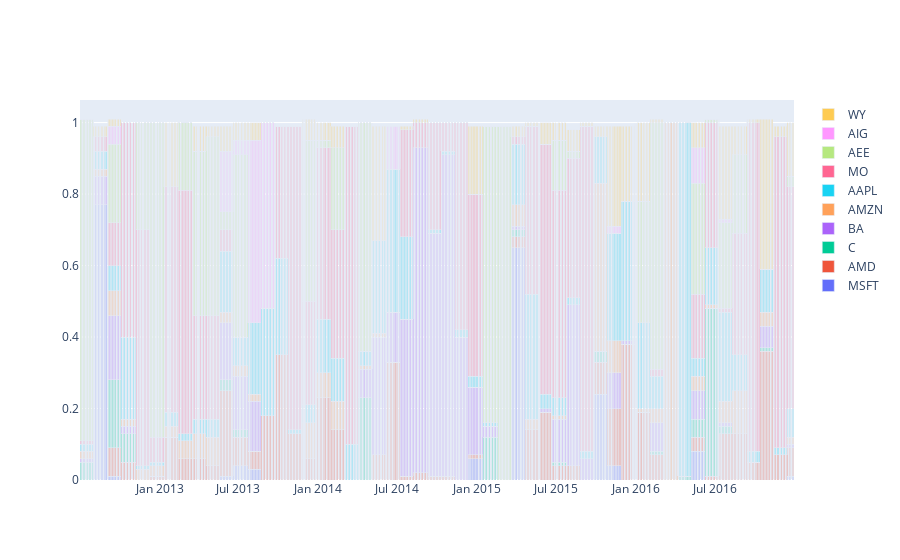

The cell this chart's notebook holds for it:
### Code cell
plotAllocation(ah.dropna())

### Figure 1 — Plotly figure (JSON) as saved in the notebook; plotly's stock layout.template omitted (floating-point values rounded to 4 significant figures; data arrays with more than 128 entries replaced by an {"elided": "..."} marker saying what was removed)
{"data": [{"name": "MSFT", "type": "bar", "x": {"elided": "1133 str values"}, "y": {"elided": "1133 float values"}}, {"name": "AMD", "type": "bar", "x": {"elided": "1133 str values"}, "y": {"elided": "1133 float values"}}, {"name": "C", "type": "bar", "x": {"elided": "1133 str values"}, "y": {"elided": "1133 float values"}}, {"name": "BA", "type": "bar", "x": {"elided": "1133 str values"}, "y": {"elided": "1133 float values"}}, {"name": "AMZN", "type": "bar", "x": {"elided": "1133 str values"}, "y": {"elided": "1133 float values"}}, {"name": "AAPL", "type": "bar", "x": {"elided": "1133 str values"}, "y": {"elided": "1133 float values"}}, {"name": "MO", "type": "bar", "x": {"elided": "1133 str values"}, "y": {"elided": "1133 float values"}}, {"name": "AEE", "type": "bar", "x": {"elided": "1133 str values"}, "y": {"elided": "1133 float values"}}, {"name": "AIG", "type": "bar", "x": {"elided": "1133 str values"}, "y": {"elided": "1133 float values"}}, {"name": "WY", "type": "bar", "x": {"elided": "1133 str values"}, "y": {"elided": "1133 float values"}}], "layout": {"bargap": 0, "bargroupgap": 0, "barmode": "stack", "xaxis": {"categoryorder": "total descending"}}}
